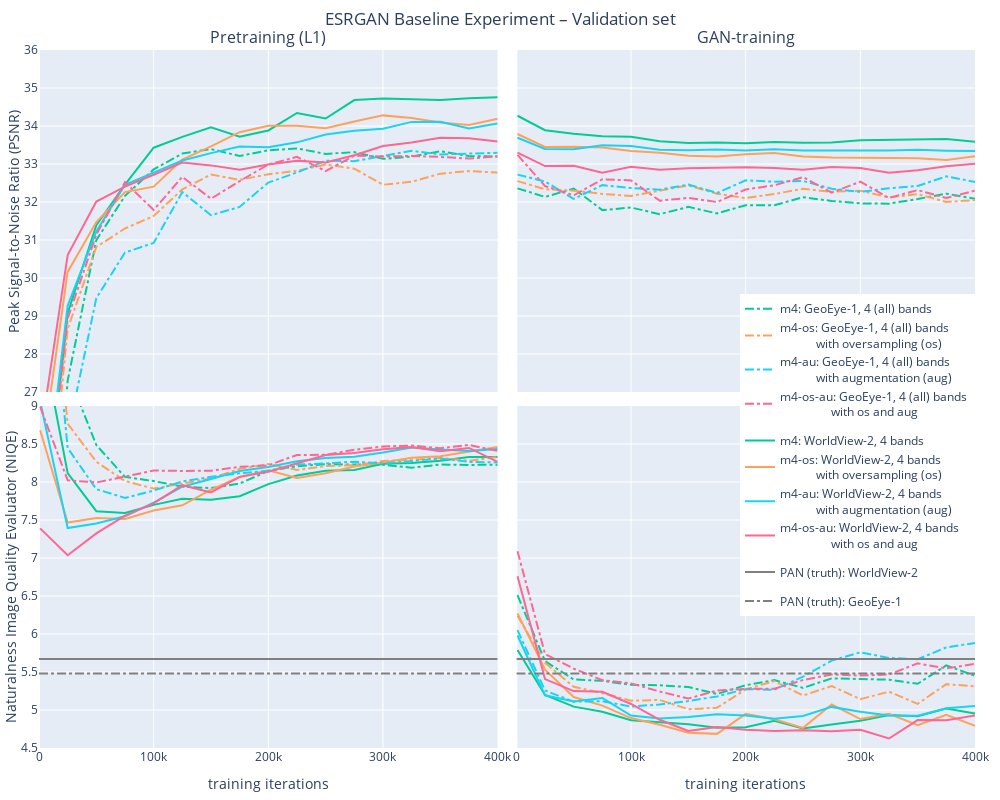

The code cell stored with this chart in its notebook:
### Code cell
def plot_iterations_vs_metrics(exp_stat_dict, metrics=('PSNR', 'NIQE'),
                               mode='lines', x_type='linear', smooth_par=0.5, title='title', 
                               hr_horizontal_lines=False, hr_wv02=None, hr_ge01=None, write_path=None):
    fig = make_subplots(rows=2, cols=2, 
                        subplot_titles=('Pretraining (L1)', 'GAN-training'), 
                        horizontal_spacing=0.02, vertical_spacing=0.02, 
                        shared_xaxes=True, shared_yaxes=True)

    for experiment, stat_df in exp_stat_dict.items():
        
        pre_df = stat_df.loc[stat_df['pre_or_gan'] == 'pre', :]
        gan_df = stat_df.loc[stat_df['pre_or_gan'] == 'gan', :]
        
        for sensor in pre_df['sensor'].unique():
            name = LEGEND_NAMES[experiment + '-' + sensor]
            color = LEGEND_COLORS[experiment + '-' + sensor]
            line_dash = dict(dash=SENSOR_DASH[sensor])
            sensor_df = pre_df.loc[pre_df['sensor'] == sensor, :]
            fig.add_trace(go.Scatter(x=sensor_df['iterations'], 
                                     y=sensor_df[metrics[0]].ewm(alpha=(1 - smooth_par)).mean(), 
                                     mode=mode,
                                     line=line_dash,
                                     marker_color=color,
                                     name=name, legendgroup=sensor),
                          row=1, col=1)

        for sensor in gan_df['sensor'].unique():
            color = LEGEND_COLORS[experiment + '-' + sensor]
            line_dash = dict(dash=SENSOR_DASH[sensor])
            sensor_df = gan_df.loc[gan_df['sensor'] == sensor, :]
            fig.add_trace(go.Scatter(x=sensor_df['iterations'], 
                                     y=sensor_df[metrics[0]].ewm(alpha=(1 - smooth_par)).mean(), 
                                     marker_color=color,
                                     line=line_dash,
                                     mode=mode,
                                     name=sensor, legendgroup=sensor, 
                                     showlegend=False),
                          row=1, col=2)

        for sensor in pre_df['sensor'].unique():
            name = LEGEND_NAMES[experiment + '-' + sensor]
            color = LEGEND_COLORS[experiment + '-' + sensor]
            line_dash = dict(dash=SENSOR_DASH[sensor])
            sensor_df = pre_df.loc[pre_df['sensor'] == sensor, :]
            fig.add_trace(go.Scatter(x=sensor_df['iterations'], 
                                     y=sensor_df[metrics[1]].ewm(alpha=(1 - smooth_par)).mean(), 
                                     marker_color=color, 
                                     line=line_dash,
                                     mode=mode,
                                     name=name, legendgroup=sensor, 
                                     showlegend=False),
                          row=2, col=1)

        for sensor in gan_df['sensor'].unique():
            color = LEGEND_COLORS[experiment + '-' + sensor]
            line_dash = dict(dash=SENSOR_DASH[sensor])
            sensor_df = gan_df.loc[gan_df['sensor'] == sensor, :]
            fig.add_trace(go.Scatter(x=sensor_df['iterations'], 
                                     y=sensor_df[metrics[1]].ewm(alpha=(1 - smooth_par)).mean(), 
                                     marker_color=color,
                                     line=line_dash,
                                     mode=mode,
                                     name=sensor, legendgroup=sensor, 
                                     showlegend=False),
                          row=2, col=2)
    
    # test set 
    if hr_horizontal_lines:
        fig.add_trace(go.Scatter(x=[0, 400000], y=[hr_wv02, hr_wv02], 
                                 mode='lines', marker_color='gray', line_dash='solid',
                                 name='PAN (truth): WorldView-2', showlegend=True), row=2, col=1)
        fig.add_trace(go.Scatter(x=[0, 400000], y=[hr_wv02, hr_wv02], 
                                 mode='lines', marker_color='gray', line_dash='solid', 
                                 showlegend=False), row=2, col=2)
        fig.add_trace(go.Scatter(x=[0, 400000], y=[hr_ge01, hr_ge01], 
                                 mode='lines', marker_color='gray', line_dash='dashdot',
                                 name='PAN (truth): GeoEye-1', showlegend=True), row=2, col=1)
        fig.add_trace(go.Scatter(x=[0, 400000], y=[hr_ge01, hr_ge01], 
                                 mode='lines', marker_color='gray', line_dash='dashdot', 
                                 showlegend=False), row=2, col=2)
        
            
    #fig.update_xaxes(range=(3.5,14), title=dict(text='Perceptual Index (PI)', standoff=5), row=1)
    fig.update_yaxes(range=(27,36), row=1)
    fig.update_yaxes(title=dict(text=METRIC_NAMES[metrics[0]], standoff=1), row=1, col=1)
    fig.update_yaxes(range=(4.5,9), title=dict(text=METRIC_NAMES[metrics[1]], standoff=1), col=1, row=2)
    fig.update_yaxes(range=(4.5,9), col=2, row=2)
    fig.update_xaxes(title=dict(text='training iterations'), row=2)
    fig.update_layout(height=800, width=1000, 
                      title=dict(text=title,
                             x=0.5,
                             xanchor='center',
                             yanchor='bottom'),
                     margin=dict(l=10, r=10, t=50, b=10))
    fig.update_layout(legend=dict(x=1, y=0.65,
                                  xanchor='right', yanchor='top',
                                  font=dict(size=12)
                                 ))
    if isinstance(write_path, str):
        fig.write_image(write_path)
    fig.show()

if EVERY_KTH_EPOCH:
    plot_iterations_vs_metrics(stat_dict, smooth_par=0.5, title='ESRGAN Baseline Experiment – Validation set', 
                               hr_horizontal_lines=True, 
                               hr_wv02=df_mean.loc['e01-4-HR-val-WV02', 'NIQE'], 
                               hr_ge01=df_mean.loc['e01-4-HR-val-GE01', 'NIQE'], 
                               write_path='results/plots/baseline-metrics-iterations.pdf')
    #plot_iterations_vs_metrics(stat_dict, smooth_par=0.5, title='ESRGAN Regularization Experiment – Validation set',
    #                           hr_horizontal_lines=True, 
    #                           hr_wv02=df_mean.loc['e07-4-HR-test-WV02', 'NIQE'], 
    #                           hr_ge01=df_mean.loc['e07-4-HR-test-GE01', 'NIQE'])
    #plot_iterations_vs_metrics(stat_dict, smooth_par=0.5, title='ESRGAN Final Evaluation', 
    #                           hr_horizontal_lines=True, 
    #                           hr_wv02=df_mean.loc['e07-4-HR-test-WV02', 'NIQE'], 
    #                           hr_ge01=df_mean.loc['e07-4-HR-test-GE01', 'NIQE'])
    #plot_iterations_vs_metrics(stat_dict, smooth_par=0)

### Figure 1 — Plotly figure (JSON) as saved in the notebook; plotly's stock layout.template omitted (floating-point values rounded to 4 significant figures)
{"data": [{"legendgroup": "GE01", "line": {"dash": "dashdot"}, "marker": {"color": "#00CC96"}, "mode": "lines", "name": "m4: GeoEye-1, 4 (all) bands", "type": "scatter", "x": [1000, 25000, 50000, 75000, 100000, 125000, 150000, 175000, 200000, 225000, 250000, 275000, 300000, 325000, 350000, 375000, 400000], "xaxis": "x", "y": [18.26, 27.3, 31.0, 32.16, 32.86, 33.28, 33.39, 33.21, 33.36, 33.41, 33.27, 33.31, 33.14, 33.19, 33.34, 33.21, 33.19], "yaxis": "y"}, {"legendgroup": "WV02", "line": {"dash": "solid"}, "marker": {"color": "#00CC96"}, "mode": "lines", "name": "m4: WorldView-2, 4 bands", "type": "scatter", "x": [1000, 25000, 50000, 75000, 100000, 125000, 150000, 175000, 200000, 225000, 250000, 275000, 300000, 325000, 350000, 375000, 400000], "xaxis": "x", "y": [22.44, 29.07, 31.39, 32.46, 33.43, 33.71, 33.96, 33.72, 33.88, 34.34, 34.2, 34.68, 34.72, 34.7, 34.69, 34.73, 34.75], "yaxis": "y"}, {"legendgroup": "GE01", "line": {"dash": "dashdot"}, "marker": {"color": "#00CC96"}, "mode": "lines", "name": "GE01", "showlegend": false, "type": "scatter", "x": [1000, 25000, 50000, 75000, 100000, 125000, 150000, 175000, 200000, 225000, 250000, 275000, 300000, 325000, 350000, 375000, 400000], "xaxis": "x2", "y": [32.36, 32.13, 32.35, 31.79, 31.86, 31.68, 31.87, 31.7, 31.92, 31.91, 32.13, 32.03, 31.96, 31.96, 32.08, 32.22, 32.08], "yaxis": "y2"}, {"legendgroup": "WV02", "line": {"dash": "solid"}, "marker": {"color": "#00CC96"}, "mode": "lines", "name": "WV02", "showlegend": false, "type": "scatter", "x": [1000, 25000, 50000, 75000, 100000, 125000, 150000, 175000, 200000, 225000, 250000, 275000, 300000, 325000, 350000, 375000, 400000], "xaxis": "x2", "y": [34.27, 33.89, 33.8, 33.73, 33.71, 33.6, 33.55, 33.57, 33.54, 33.58, 33.56, 33.56, 33.62, 33.64, 33.65, 33.66, 33.58], "yaxis": "y2"}, {"legendgroup": "GE01", "line": {"dash": "dashdot"}, "marker": {"color": "#00CC96"}, "mode": "lines", "name": "m4: GeoEye-1, 4 (all) bands", "showlegend": false, "type": "scatter", "x": [1000, 25000, 50000, 75000, 100000, 125000, 150000, 175000, 200000, 225000, 250000, 275000, 300000, 325000, 350000, 375000, 400000], "xaxis": "x3", "y": [13.08, 9.44, 8.486, 8.067, 8.012, 7.94, 7.92, 7.98, 8.145, 8.208, 8.234, 8.232, 8.226, 8.188, 8.229, 8.224, 8.227], "yaxis": "y3"}, {"legendgroup": "WV02", "line": {"dash": "solid"}, "marker": {"color": "#00CC96"}, "mode": "lines", "name": "m4: WorldView-2, 4 bands", "showlegend": false, "type": "scatter", "x": [1000, 25000, 50000, 75000, 100000, 125000, 150000, 175000, 200000, 225000, 250000, 275000, 300000, 325000, 350000, 375000, 400000], "xaxis": "x3", "y": [10.01, 8.117, 7.616, 7.591, 7.699, 7.781, 7.765, 7.813, 7.972, 8.086, 8.148, 8.159, 8.24, 8.25, 8.28, 8.33, 8.33], "yaxis": "y3"}, {"legendgroup": "GE01", "line": {"dash": "dashdot"}, "marker": {"color": "#00CC96"}, "mode": "lines", "name": "GE01", "showlegend": false, "type": "scatter", "x": [1000, 25000, 50000, 75000, 100000, 125000, 150000, 175000, 200000, 225000, 250000, 275000, 300000, 325000, 350000, 375000, 400000], "xaxis": "x4", "y": [6.51, 5.643, 5.401, 5.385, 5.331, 5.325, 5.302, 5.211, 5.326, 5.393, 5.291, 5.416, 5.408, 5.399, 5.344, 5.587, 5.449], "yaxis": "y4"}, {"legendgroup": "WV02", "line": {"dash": "solid"}, "marker": {"color": "#00CC96"}, "mode": "lines", "name": "WV02", "showlegend": false, "type": "scatter", "x": [1000, 25000, 50000, 75000, 100000, 125000, 150000, 175000, 200000, 225000, 250000, 275000, 300000, 325000, 350000, 375000, 400000], "xaxis": "x4", "y": [5.79, 5.197, 5.044, 4.978, 4.865, 4.837, 4.813, 4.767, 4.773, 4.857, 4.758, 4.809, 4.86, 4.935, 4.917, 5.019, 4.954], "yaxis": "y4"}, {"legendgroup": "GE01", "line": {"dash": "dashdot"}, "marker": {"color": "#FFA15A"}, "mode": "lines", "name": "m4-os: GeoEye-1, 4 (all) bands <br>            with oversampling (os)", "type": "scatter", "x": [1000, 25000, 50000, 75000, 100000, 125000, 150000, 175000, 200000, 225000, 250000, 275000, 300000, 325000, 350000, 375000, 400000], "xaxis": "x", "y": [21.31, 28.66, 30.82, 31.3, 31.63, 32.33, 32.72, 32.58, 32.73, 32.82, 32.99, 32.88, 32.45, 32.53, 32.75, 32.81, 32.78], "yaxis": "y"}, {"legendgroup": "WV02", "line": {"dash": "solid"}, "marker": {"color": "#FFA15A"}, "mode": "lines", "name": "m4-os: WorldView-2, 4 bands <br>            with oversampling (os)", "type": "scatter", "x": [1000, 25000, 50000, 75000, 100000, 125000, 150000, 175000, 200000, 225000, 250000, 275000, 300000, 325000, 350000, 375000, 400000], "xaxis": "x", "y": [25.04, 30.16, 31.47, 32.26, 32.41, 33.12, 33.46, 33.84, 34.0, 34.01, 33.94, 34.12, 34.28, 34.21, 34.09, 34.02, 34.19], "yaxis": "y"}, {"legendgroup": "GE01", "line": {"dash": "dashdot"}, "marker": {"color": "#FFA15A"}, "mode": "lines", "name": "GE01", "showlegend": false, "type": "scatter", "x": [1000, 25000, 50000, 75000, 100000, 125000, 150000, 175000, 200000, 225000, 250000, 275000, 300000, 325000, 350000, 375000, 400000], "xaxis": "x2", "y": [32.55, 32.34, 32.3, 32.21, 32.16, 32.3, 32.44, 32.22, 32.1, 32.21, 32.35, 32.27, 32.3, 32.12, 32.2, 32.0, 32.05], "yaxis": "y2"}, {"legendgroup": "WV02", "line": {"dash": "solid"}, "marker": {"color": "#FFA15A"}, "mode": "lines", "name": "WV02", "showlegend": false, "type": "scatter", "x": [1000, 25000, 50000, 75000, 100000, 125000, 150000, 175000, 200000, 225000, 250000, 275000, 300000, 325000, 350000, 375000, 400000], "xaxis": "x2", "y": [33.79, 33.45, 33.46, 33.43, 33.34, 33.3, 33.22, 33.2, 33.25, 33.29, 33.2, 33.17, 33.16, 33.15, 33.15, 33.11, 33.2], "yaxis": "y2"}, {"legendgroup": "GE01", "line": {"dash": "dashdot"}, "marker": {"color": "#FFA15A"}, "mode": "lines", "name": "m4-os: GeoEye-1, 4 (all) bands <br>            with oversampling (os)", "showlegend": false, "type": "scatter", "x": [1000, 25000, 50000, 75000, 100000, 125000, 150000, 175000, 200000, 225000, 250000, 275000, 300000, 325000, 350000, 375000, 400000], "xaxis": "x3", "y": [12.3, 8.767, 8.266, 8.012, 7.913, 7.983, 8.047, 8.174, 8.237, 8.158, 8.209, 8.22, 8.275, 8.292, 8.316, 8.278, 8.329], "yaxis": "y3"}, {"legendgroup": "WV02", "line": {"dash": "solid"}, "marker": {"color": "#FFA15A"}, "mode": "lines", "name": "m4-os: WorldView-2, 4 bands <br>            with oversampling (os)", "showlegend": false, "type": "scatter", "x": [1000, 25000, 50000, 75000, 100000, 125000, 150000, 175000, 200000, 225000, 250000, 275000, 300000, 325000, 350000, 375000, 400000], "xaxis": "x3", "y": [8.68, 7.467, 7.526, 7.512, 7.625, 7.693, 7.898, 8.065, 8.153, 8.051, 8.116, 8.203, 8.256, 8.318, 8.339, 8.4, 8.46], "yaxis": "y3"}, {"legendgroup": "GE01", "line": {"dash": "dashdot"}, "marker": {"color": "#FFA15A"}, "mode": "lines", "name": "GE01", "showlegend": false, "type": "scatter", "x": [1000, 25000, 50000, 75000, 100000, 125000, 150000, 175000, 200000, 225000, 250000, 275000, 300000, 325000, 350000, 375000, 400000], "xaxis": "x4", "y": [6.24, 5.62, 5.306, 5.223, 5.123, 5.132, 5.01, 5.03, 5.27, 5.38, 5.19, 5.315, 5.143, 5.241, 5.081, 5.34, 5.31], "yaxis": "y4"}, {"legendgroup": "WV02", "line": {"dash": "solid"}, "marker": {"color": "#FFA15A"}, "mode": "lines", "name": "WV02", "showlegend": false, "type": "scatter", "x": [1000, 25000, 50000, 75000, 100000, 125000, 150000, 175000, 200000, 225000, 250000, 275000, 300000, 325000, 350000, 375000, 400000], "xaxis": "x4", "y": [6.27, 5.53, 5.17, 5.058, 4.894, 4.806, 4.702, 4.686, 4.948, 4.879, 4.765, 5.072, 4.881, 4.951, 4.8, 4.935, 4.793], "yaxis": "y4"}, {"legendgroup": "GE01", "line": {"dash": "dashdot"}, "marker": {"color": "#19D3F3"}, "mode": "lines", "name": "m4-au: GeoEye-1, 4 (all) bands <br>            with augmentation (aug)", "type": "scatter", "x": [1000, 25000, 50000, 75000, 100000, 125000, 150000, 175000, 200000, 225000, 250000, 275000, 300000, 325000, 350000, 375000, 400000], "xaxis": "x", "y": [18.93, 25.87, 29.47, 30.67, 30.92, 32.26, 31.65, 31.87, 32.51, 32.78, 33.09, 33.07, 33.21, 33.35, 33.25, 33.27, 33.3], "yaxis": "y"}, {"legendgroup": "WV02", "line": {"dash": "solid"}, "marker": {"color": "#19D3F3"}, "mode": "lines", "name": "m4-au: WorldView-2, 4 bands <br>            with augmentation (aug)", "type": "scatter", "x": [1000, 25000, 50000, 75000, 100000, 125000, 150000, 175000, 200000, 225000, 250000, 275000, 300000, 325000, 350000, 375000, 400000], "xaxis": "x", "y": [23.18, 29.27, 31.23, 32.45, 32.77, 33.09, 33.29, 33.46, 33.44, 33.57, 33.78, 33.87, 33.93, 34.11, 34.11, 33.94, 34.07], "yaxis": "y"}, {"legendgroup": "GE01", "line": {"dash": "dashdot"}, "marker": {"color": "#19D3F3"}, "mode": "lines", "name": "GE01", "showlegend": false, "type": "scatter", "x": [1000, 25000, 50000, 75000, 100000, 125000, 150000, 175000, 200000, 225000, 250000, 275000, 300000, 325000, 350000, 375000, 400000], "xaxis": "x2", "y": [32.72, 32.54, 32.08, 32.44, 32.37, 32.32, 32.46, 32.24, 32.57, 32.53, 32.55, 32.35, 32.27, 32.36, 32.42, 32.68, 32.53], "yaxis": "y2"}, {"legendgroup": "WV02", "line": {"dash": "solid"}, "marker": {"color": "#19D3F3"}, "mode": "lines", "name": "WV02", "showlegend": false, "type": "scatter", "x": [1000, 25000, 50000, 75000, 100000, 125000, 150000, 175000, 200000, 225000, 250000, 275000, 300000, 325000, 350000, 375000, 400000], "xaxis": "x2", "y": [33.69, 33.4, 33.39, 33.5, 33.47, 33.37, 33.36, 33.38, 33.36, 33.39, 33.35, 33.36, 33.36, 33.36, 33.37, 33.35, 33.34], "yaxis": "y2"}, {"legendgroup": "GE01", "line": {"dash": "dashdot"}, "marker": {"color": "#19D3F3"}, "mode": "lines", "name": "m4-au: GeoEye-1, 4 (all) bands <br>            with augmentation (aug)", "showlegend": false, "type": "scatter", "x": [1000, 25000, 50000, 75000, 100000, 125000, 150000, 175000, 200000, 225000, 250000, 275000, 300000, 325000, 350000, 375000, 400000], "xaxis": "x3", "y": [12.18, 8.447, 7.906, 7.791, 7.888, 8.006, 8.069, 8.114, 8.147, 8.229, 8.244, 8.267, 8.244, 8.277, 8.308, 8.264, 8.257], "yaxis": "y3"}, {"legendgroup": "WV02", "line": {"dash": "solid"}, "marker": {"color": "#19D3F3"}, "mode": "lines", "name": "m4-au: WorldView-2, 4 bands <br>            with augmentation (aug)", "showlegend": false, "type": "scatter", "x": [1000, 25000, 50000, 75000, 100000, 125000, 150000, 175000, 200000, 225000, 250000, 275000, 300000, 325000, 350000, 375000, 400000], "xaxis": "x3", "y": [9.06, 7.393, 7.454, 7.548, 7.73, 7.938, 8.04, 8.145, 8.198, 8.274, 8.317, 8.334, 8.387, 8.453, 8.427, 8.408, 8.434], "yaxis": "y3"}, {"legendgroup": "GE01", "line": {"dash": "dashdot"}, "marker": {"color": "#19D3F3"}, "mode": "lines", "name": "GE01", "showlegend": false, "type": "scatter", "x": [1000, 25000, 50000, 75000, 100000, 125000, 150000, 175000, 200000, 225000, 250000, 275000, 300000, 325000, 350000, 375000, 400000], "xaxis": "x4", "y": [6.05, 5.257, 5.11, 5.115, 5.045, 5.073, 5.117, 5.179, 5.275, 5.267, 5.439, 5.649, 5.76, 5.685, 5.667, 5.824, 5.882], "yaxis": "y4"}, {"legendgroup": "WV02", "line": {"dash": "solid"}, "marker": {"color": "#19D3F3"}, "mode": "lines", "name": "WV02", "showlegend": false, "type": "scatter", "x": [1000, 25000, 50000, 75000, 100000, 125000, 150000, 175000, 200000, 225000, 250000, 275000, 300000, 325000, 350000, 375000, 400000], "xaxis": "x4", "y": [5.98, 5.193, 5.111, 5.159, 4.927, 4.888, 4.909, 4.945, 4.927, 4.884, 4.922, 5.041, 4.975, 4.928, 4.924, 5.022, 5.051], "yaxis": "y4"}, {"legendgroup": "GE01", "line": {"dash": "dashdot"}, "marker": {"color": "#FF6692"}, "mode": "lines", "name": "m4-os-au: GeoEye-1, 4 (all) bands <br>                 with os and aug", "type": "scatter", "x": [1000, 25000, 50000, 75000, 100000, 125000, 150000, 175000, 200000, 225000, 250000, 275000, 300000, 325000, 350000, 375000, 400000], "xaxis": "x", "y": [22.35, 28.94, 31.14, 32.52, 31.79, 32.66, 32.09, 32.55, 32.99, 33.19, 32.81, 33.22, 33.2, 33.21, 33.19, 33.14, 33.2], "yaxis": "y"}, {"legendgroup": "WV02", "line": {"dash": "solid"}, "marker": {"color": "#FF6692"}, "mode": "lines", "name": "m4-os-au: WorldView-2, 4 bands <br>                 with os and aug", "type": "scatter", "x": [1000, 25000, 50000, 75000, 100000, 125000, 150000, 175000, 200000, 225000, 250000, 275000, 300000, 325000, 350000, 375000, 400000], "xaxis": "x", "y": [25.79, 30.6, 32.01, 32.41, 32.72, 33.04, 32.96, 32.85, 32.99, 33.08, 33.04, 33.23, 33.48, 33.57, 33.69, 33.68, 33.59], "yaxis": "y"}, {"legendgroup": "GE01", "line": {"dash": "dashdot"}, "marker": {"color": "#FF6692"}, "mode": "lines", "name": "GE01", "showlegend": false, "type": "scatter", "x": [1000, 25000, 50000, 75000, 100000, 125000, 150000, 175000, 200000, 225000, 250000, 275000, 300000, 325000, 350000, 375000, 400000], "xaxis": "x2", "y": [33.24, 32.42, 32.17, 32.6, 32.57, 32.04, 32.11, 32.0, 32.33, 32.44, 32.66, 32.25, 32.53, 32.11, 32.31, 32.11, 32.3], "yaxis": "y2"}, {"legendgroup": "WV02", "line": {"dash": "solid"}, "marker": {"color": "#FF6692"}, "mode": "lines", "name": "WV02", "showlegend": false, "type": "scatter", "x": [1000, 25000, 50000, 75000, 100000, 125000, 150000, 175000, 200000, 225000, 250000, 275000, 300000, 325000, 350000, 375000, 400000], "xaxis": "x2", "y": [33.3, 32.95, 32.95, 32.77, 32.93, 32.85, 32.89, 32.89, 32.92, 32.89, 32.85, 32.92, 32.9, 32.77, 32.83, 32.94, 33.01], "yaxis": "y2"}, {"legendgroup": "GE01", "line": {"dash": "dashdot"}, "marker": {"color": "#FF6692"}, "mode": "lines", "name": "m4-os-au: GeoEye-1, 4 (all) bands <br>                 with os and aug", "showlegend": false, "type": "scatter", "x": [1000, 25000, 50000, 75000, 100000, 125000, 150000, 175000, 200000, 225000, 250000, 275000, 300000, 325000, 350000, 375000, 400000], "xaxis": "x3", "y": [8.99, 8.023, 7.993, 8.077, 8.151, 8.145, 8.148, 8.199, 8.22, 8.355, 8.357, 8.424, 8.467, 8.478, 8.444, 8.487, 8.409], "yaxis": "y3"}, {"legendgroup": "WV02", "line": {"dash": "solid"}, "marker": {"color": "#FF6692"}, "mode": "lines", "name": "m4-os-au: WorldView-2, 4 bands <br>                 with os and aug", "showlegend": false, "type": "scatter", "x": [1000, 25000, 50000, 75000, 100000, 125000, 150000, 175000, 200000, 225000, 250000, 275000, 300000, 325000, 350000, 375000, 400000], "xaxis": "x3", "y": [7.39, 7.037, 7.324, 7.557, 7.718, 7.958, 7.863, 8.067, 8.134, 8.247, 8.354, 8.382, 8.431, 8.46, 8.405, 8.448, 8.264], "yaxis": "y3"}, {"legendgroup": "GE01", "line": {"dash": "dashdot"}, "marker": {"color": "#FF6692"}, "mode": "lines", "name": "GE01", "showlegend": false, "type": "scatter", "x": [1000, 25000, 50000, 75000, 100000, 125000, 150000, 175000, 200000, 225000, 250000, 275000, 300000, 325000, 350000, 375000, 400000], "xaxis": "x4", "y": [7.09, 5.737, 5.544, 5.393, 5.35, 5.243, 5.151, 5.256, 5.278, 5.279, 5.395, 5.467, 5.454, 5.467, 5.613, 5.547, 5.608], "yaxis": "y4"}, {"legendgroup": "WV02", "line": {"dash": "solid"}, "marker": {"color": "#FF6692"}, "mode": "lines", "name": "WV02", "showlegend": false, "type": "scatter", "x": [1000, 25000, 50000, 75000, 100000, 125000, 150000, 175000, 200000, 225000, 250000, 275000, 300000, 325000, 350000, 375000, 400000], "xaxis": "x4", "y": [6.76, 5.407, 5.249, 5.239, 5.079, 4.871, 4.725, 4.777, 4.739, 4.724, 4.732, 4.721, 4.741, 4.625, 4.868, 4.864, 4.927], "yaxis": "y4"}, {"line": {"dash": "solid"}, "marker": {"color": "gray"}, "mode": "lines", "name": "PAN (truth): WorldView-2", "showlegend": true, "type": "scatter", "x": [0, 400000], "xaxis": "x3", "y": [5.67, 5.67], "yaxis": "y3"}, {"line": {"dash": "solid"}, "marker": {"color": "gray"}, "mode": "lines", "showlegend": false, "type": "scatter", "x": [0, 400000], "xaxis": "x4", "y": [5.67, 5.67], "yaxis": "y4"}, {"line": {"dash": "dashdot"}, "marker": {"color": "gray"}, "mode": "lines", "name": "PAN (truth): GeoEye-1", "showlegend": true, "type": "scatter", "x": [0, 400000], "xaxis": "x3", "y": [5.48, 5.48], "yaxis": "y3"}, {"line": {"dash": "dashdot"}, "marker": {"color": "gray"}, "mode": "lines", "showlegend": false, "type": "scatter", "x": [0, 400000], "xaxis": "x4", "y": [5.48, 5.48], "yaxis": "y4"}], "layout": {"annotations": [{"font": {"size": 16}, "showarrow": false, "text": "Pretraining (L1)", "x": 0.245, "xanchor": "center", "xref": "paper", "y": 1, "yanchor": "bottom", "yref": "paper"}, {"font": {"size": 16}, "showarrow": false, "text": "GAN-training", "x": 0.755, "xanchor": "center", "xref": "paper", "y": 1, "yanchor": "bottom", "yref": "paper"}], "height": 800, "legend": {"font": {"size": 12}, "x": 1, "xanchor": "right", "y": 0.65, "yanchor": "top"}, "margin": {"b": 10, "l": 10, "r": 10, "t": 50}, "title": {"text": "ESRGAN Baseline Experiment – Validation set", "x": 0.5, "xanchor": "center", "yanchor": "bottom"}, "width": 1000, "xaxis": {"anchor": "y", "domain": [0, 0.49], "matches": "x3", "showticklabels": false}, "xaxis2": {"anchor": "y2", "domain": [0.51, 1], "matches": "x4", "showticklabels": false}, "xaxis3": {"anchor": "y3", "domain": [0, 0.49], "title": {"text": "training iterations"}}, "xaxis4": {"anchor": "y4", "domain": [0.51, 1], "title": {"text": "training iterations"}}, "yaxis": {"anchor": "x", "domain": [0.51, 1], "range": [27, 36], "title": {"standoff": 1, "text": "Peak Signal-to-Noise Ratio (PSNR)"}}, "yaxis2": {"anchor": "x2", "domain": [0.51, 1], "matches": "y", "range": [27, 36], "showticklabels": false}, "yaxis3": {"anchor": "x3", "domain": [0, 0.49], "range": [4.5, 9], "title": {"standoff": 1, "text": "Naturalness Image Quality Evaluator (NIQE)"}}, "yaxis4": {"anchor": "x4", "domain": [0, 0.49], "matches": "y3", "range": [4.5, 9], "showticklabels": false}}}
